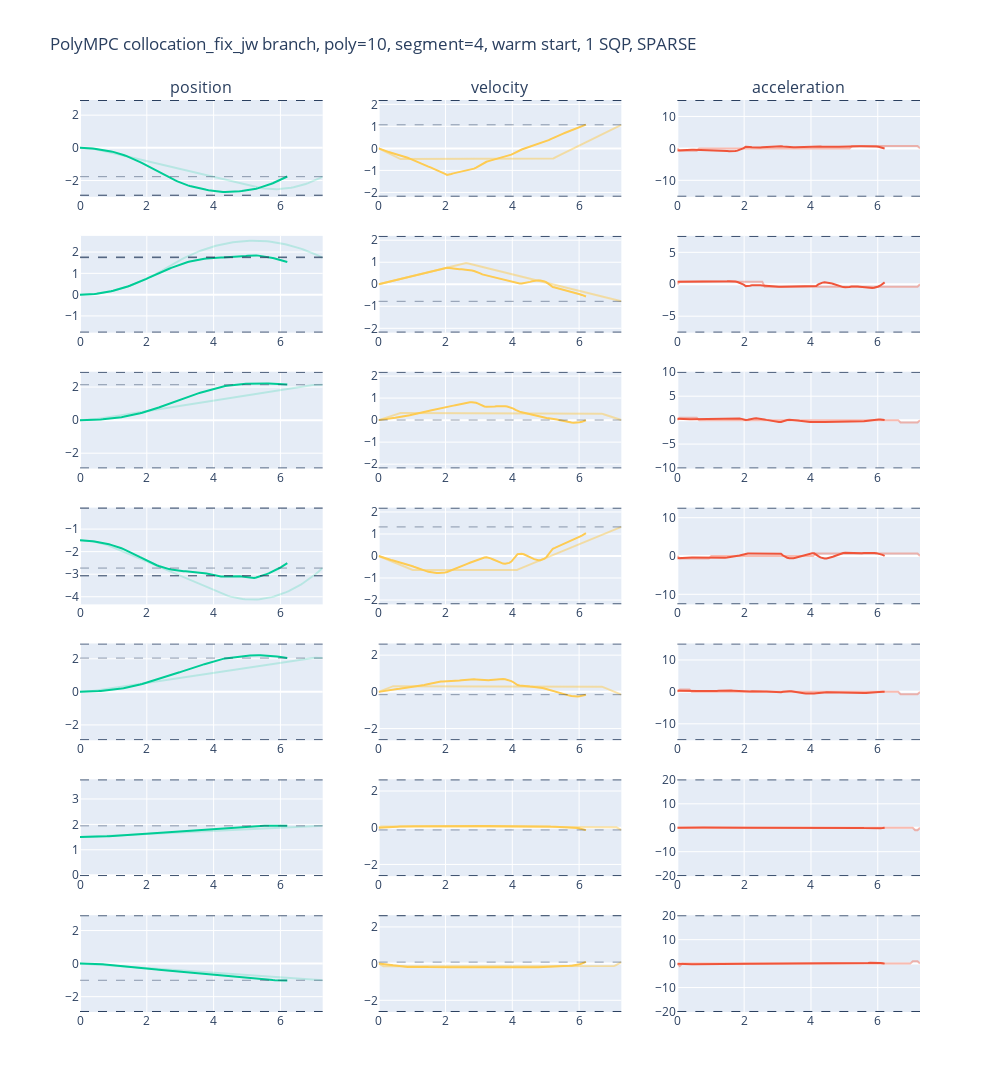

Write notebook code for a chart like this one.
### Code cell
data = np.loadtxt("optimal_solution.txt")

target_state = data[0].T
target_position = target_state[1:8]
target_velocity = target_state[8:15]

data_rk = data[1:102].T
time_rk = data_rk[0]
position_rk = data_rk[1:8]
velocity_rk = data_rk[8:15]
acceleration_rk = data_rk[15:22]

data_mpc = data[102:].T
time_mpc = data_mpc[0]
position_mpc = data_mpc[1:8]
velocity_mpc = data_mpc[8:15]
acceleration_mpc = data_mpc[15:22]

position_limit = np.array([[-2.8973, -1.7628, -2.8973, -3.0718, -2.8973, -0.0175, -2.8973], 
                          [2.8973, 1.7628, 2.8973, -0.0698, 2.8973, 3.7525, 2.8973]])

velocity_limit = np.array([2.1750, 2.1750, 2.1750, 2.1750, 2.6100, 2.6100, 2.6100])

acceleration_limit = np.array([15.0, 7.5, 10.0, 12.5, 15.0, 20.0, 20.0])

colors = px.colors.qualitative.Plotly
fig = make_subplots(rows=7, cols=3, column_titles=["position", "velocity", "acceleration"])

for i in range(7):

     # Plot position trajectory, limit and target
    fig.add_trace(
    go.Scatter(x=time_mpc, y=position_mpc[i, :], line_color=colors[2]),
    row=i+1, col=1 )

    fig.add_trace(
    go.Scatter(x=time_rk, y=position_rk[i, :], opacity=0.2, line_color=colors[2]),
    row=i+1, col=1 )

    fig.add_hline(y=target_position[i],
    row=i+1, col=1, line_dash="dash", line_width=0.5)

    fig.add_hline(y=position_limit[0, i],
    row=i+1, col=1, line_dash="dash", line_width=1)

    fig.add_hline(y=position_limit[1, i],
    row=i+1, col=1, line_dash="dash", line_width=1)

    # Plot velocitiy trajectory, limit and target
    fig.add_trace(
    go.Scatter(x=time_mpc, y=velocity_mpc[i, :], line_color=colors[9]),
    row=i+1, col=2 )

    fig.add_trace(
    go.Scatter(x=time_rk, y=velocity_rk[i, :], opacity=0.5, line_color=colors[9]),
    row=i+1, col=2 )

    fig.add_hline(y=target_velocity[i],
    row=i+1, col=2, line_dash="dash", line_width=0.5)

    fig.add_hline(y=velocity_limit[i],
    row=i+1, col=2, line_dash="dash", line_width=1)

    fig.add_hline(y=-velocity_limit[i],
    row=i+1, col=2, line_dash="dash", line_width=1)

    # Plot acceleration trajectory and limit
    fig.add_trace(
    go.Scatter(x=time_mpc, y=acceleration_mpc[i, :], line_color=colors[1]),
    row=i+1, col=3 )

    fig.add_trace(
    go.Scatter(x=time_rk, y=acceleration_rk[i, :], opacity=0.4, line_color=colors[1]),
    row=i+1, col=3 )

    fig.add_hline(y=acceleration_limit[i],
    row=i+1, col=3, line_dash="dash", line_width=1)

    fig.add_hline(y=-acceleration_limit[i],
    row=i+1, col=3, line_dash="dash", line_width=1)
    
fig.update_layout(height=2000, width=1000, title_text="PolyMPC collocation_fix_jw branch, poly=10, segment=4, warm start, 1 SQP, SPARSE")
fig.update(layout_showlegend=False)
fig.show()
